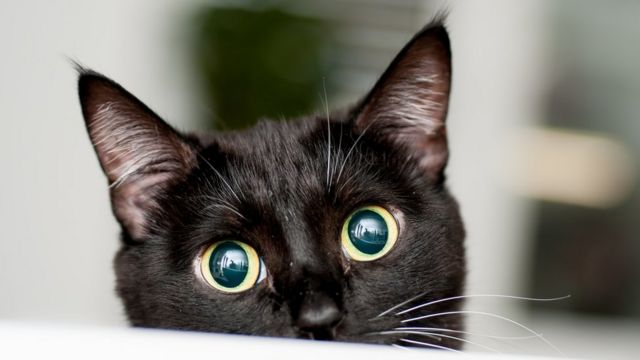
#> input picture tutorials/OpenCV/fotos/cat2.jpg, 640 x 360 px
$ python 6_converting.py
#> lines starting #> are read from the running program, lines starting #| are printed output that depends on the picture; after the words box and inside, x2 and y2 are one past the last pixel; in counts of white or black regions, pixels touching at a corner belong together
import cv2 as cv

sImagePath = "fotos/cat2.jpg"
frame = cv.imread(sImagePath)
#> frame is the input picture: shape (360, 640, 3); mean B, G, R 115.4, 122.8, 125.4
iFrameWidth  = frame.shape[1]
#> iFrameWidth = 640
iFrameHeigth = frame.shape[0]
#> iFrameHeigth = 360

cv.namedWindow("RGB")
cv.moveWindow("RGB", 0,0)
cv.imshow('RGB',frame)

grayFrame = cv.cvtColor(frame, cv.COLOR_BGR2GRAY)
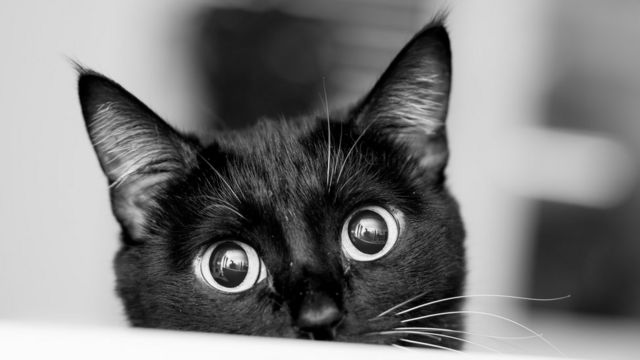
#> grayFrame: shape (360, 640); min 0, max 252, mean 122.7
cv.namedWindow("GRAY")
cv.moveWindow("GRAY", iFrameWidth,0)
cv.imshow('GRAY',grayFrame)

blurFrame = cv.GaussianBlur(frame, (9,9), cv.BORDER_DEFAULT)
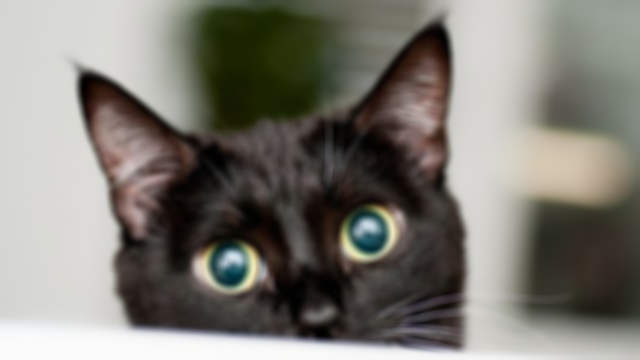
#> blurFrame: shape (360, 640, 3); mean B, G, R 115.4, 122.8, 125.4
cv.namedWindow("BLUR")
cv.moveWindow("BLUR", 0, iFrameHeigth)
cv.imshow('BLUR',blurFrame)

cannyFrame = cv.Canny(frame, 125,175)
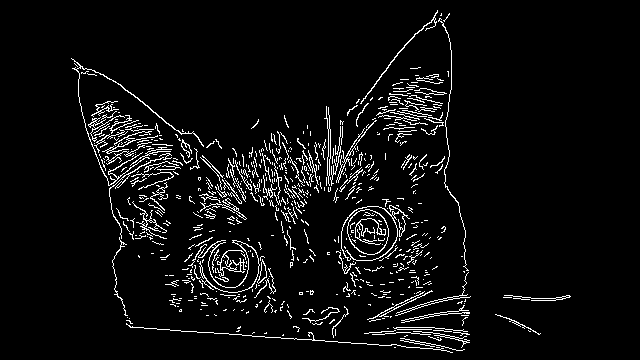
#> cannyFrame: shape (360, 640); 5.2% white in thin lines or dots, all inside (x1, y1, x2, y2) = (71, 10, 571, 353)
cv.namedWindow("CANNY")
cv.moveWindow("CANNY", iFrameWidth, iFrameHeigth)
cv.imshow('CANNY',cannyFrame)

cv.waitKey(0)
cv.destroyAllWindows()

$ run again, with tutorials/OpenCV/fotos/cat1.jpg copied over tutorials/OpenCV/fotos/cat2.jpg
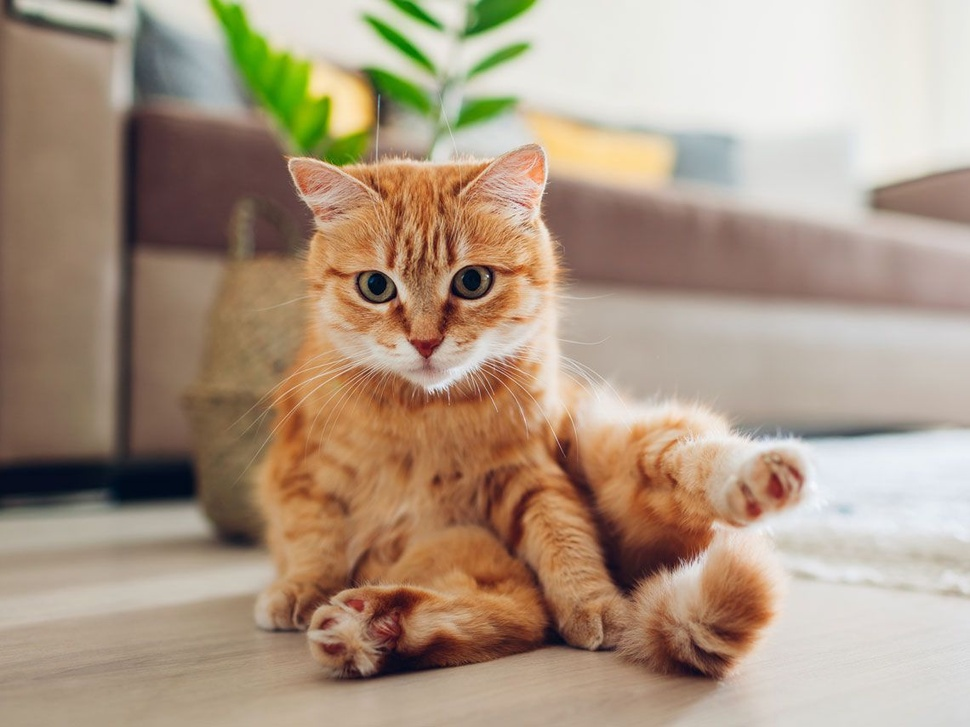
#> input picture tutorials/OpenCV/fotos/cat1.jpg, 970 x 727 px, shrunk from 1140 x 855 before the run
#> frame is the input picture: shape (727, 970, 3); mean B, G, R 131.3, 151.7, 172.4
#> `grayFrame = cv.cvtColor(frame, cv.COLOR_BGR2GRAY)`:
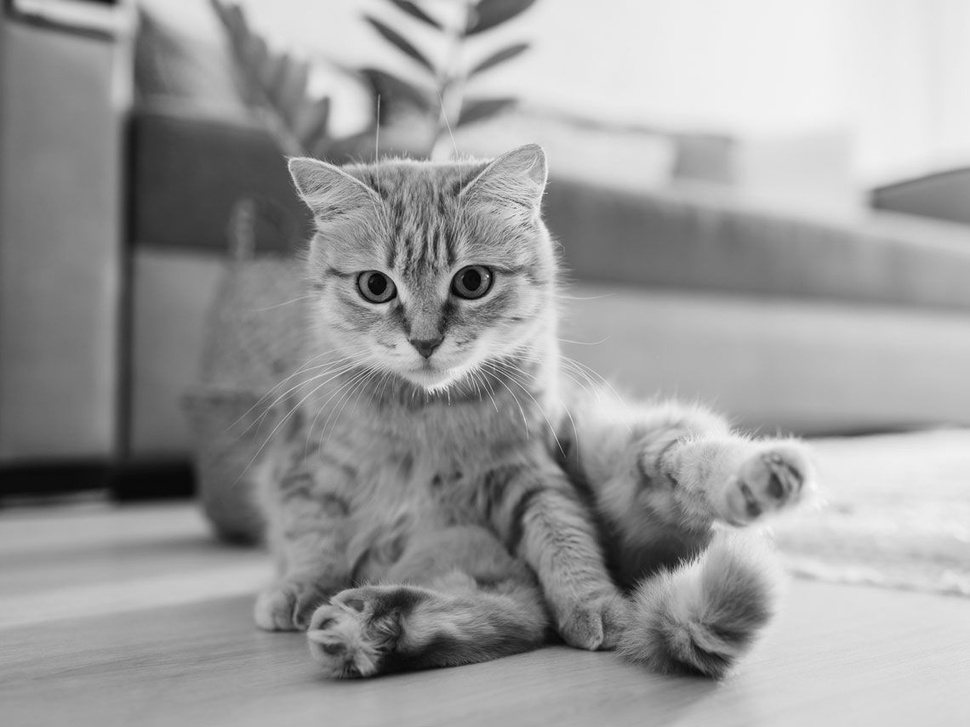
#> grayFrame: shape (727, 970); min 1, max 248, mean 155.6
#> `cannyFrame = cv.Canny(frame, 125,175)`:
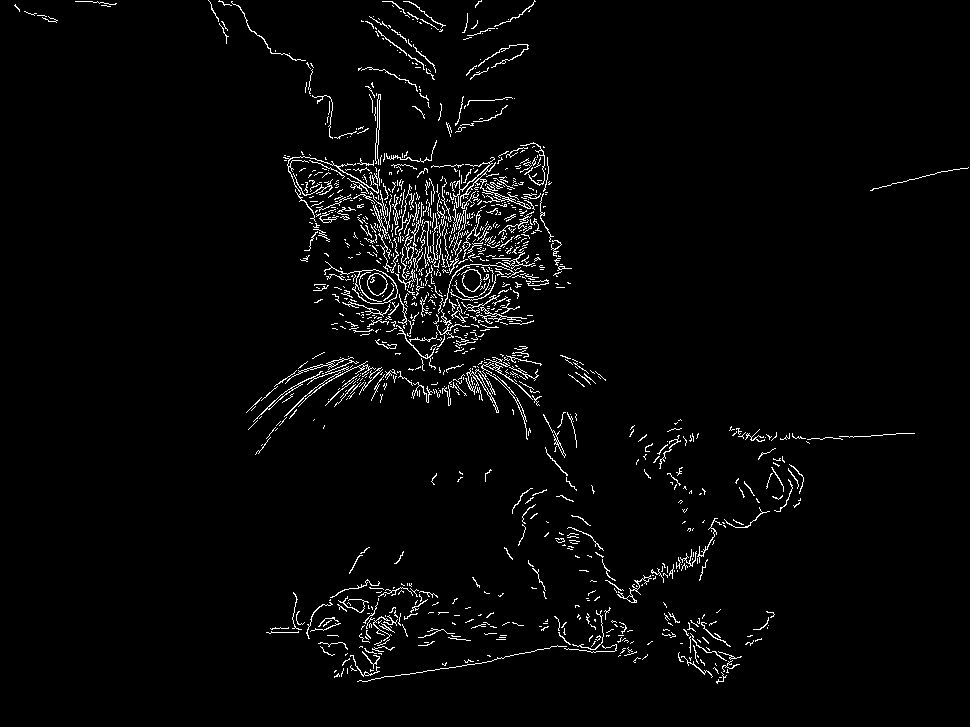
#> cannyFrame: shape (727, 970); 2.8% white in thin lines or dots
